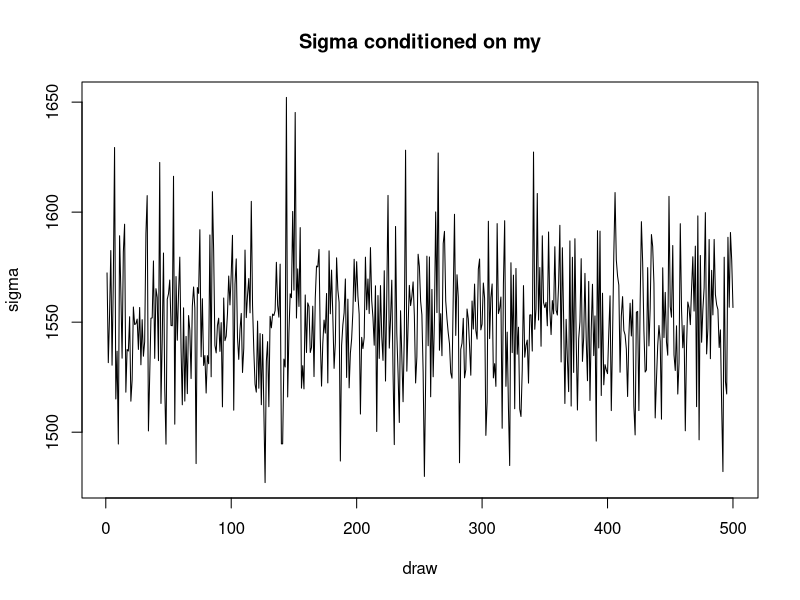
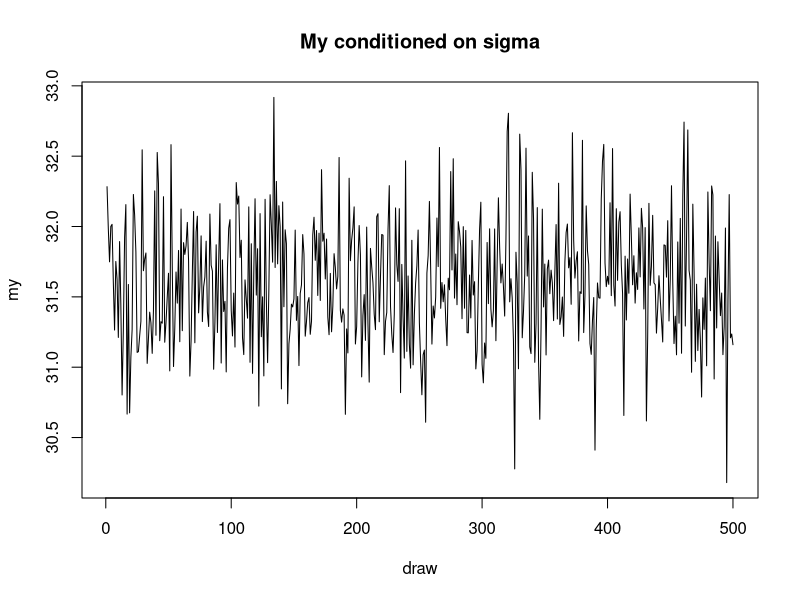
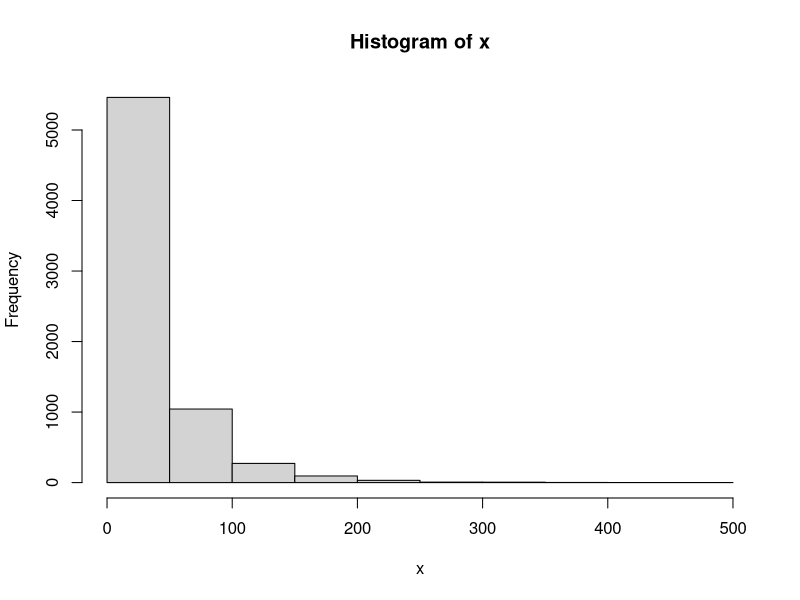
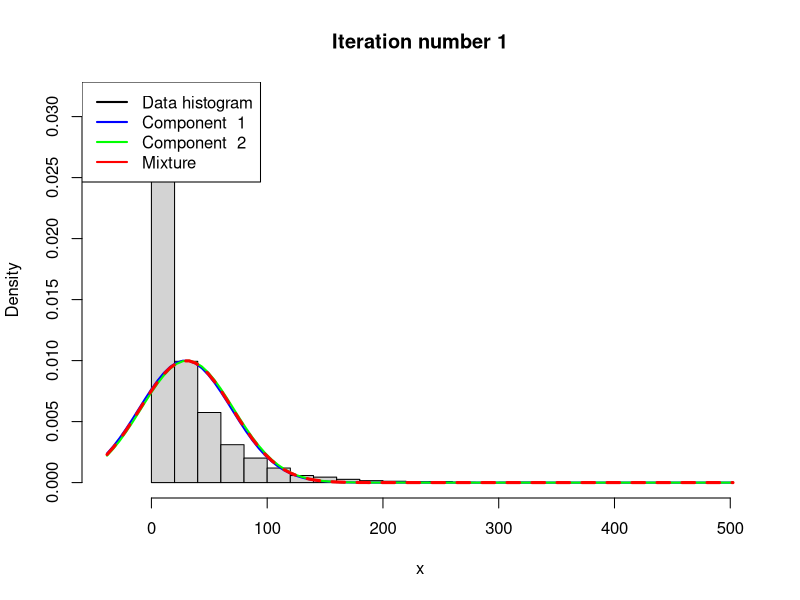
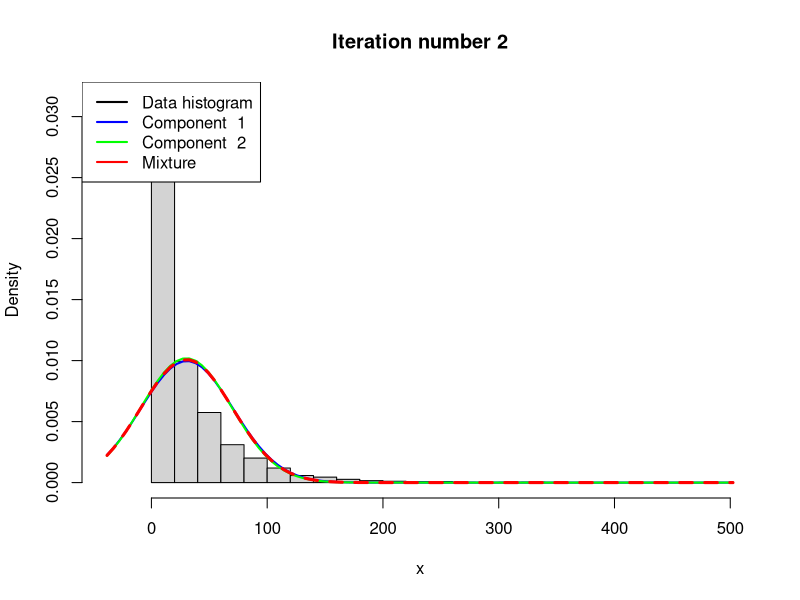
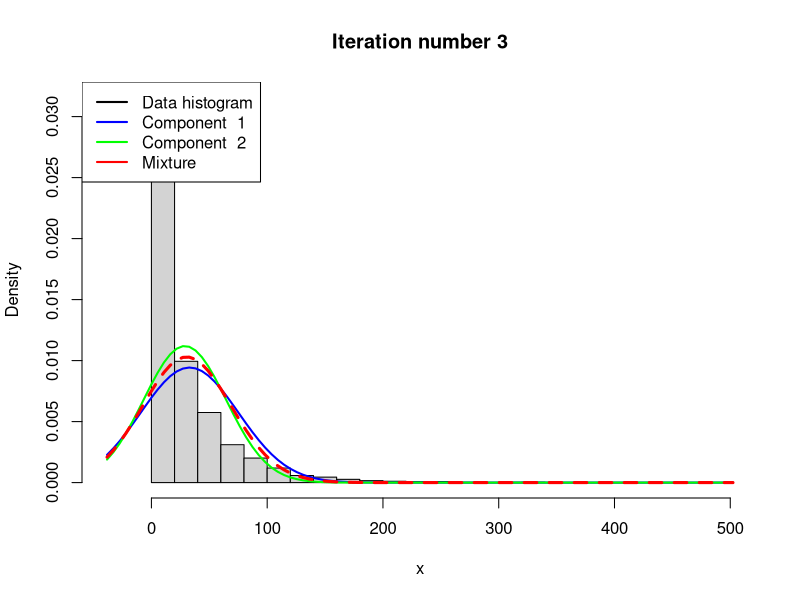
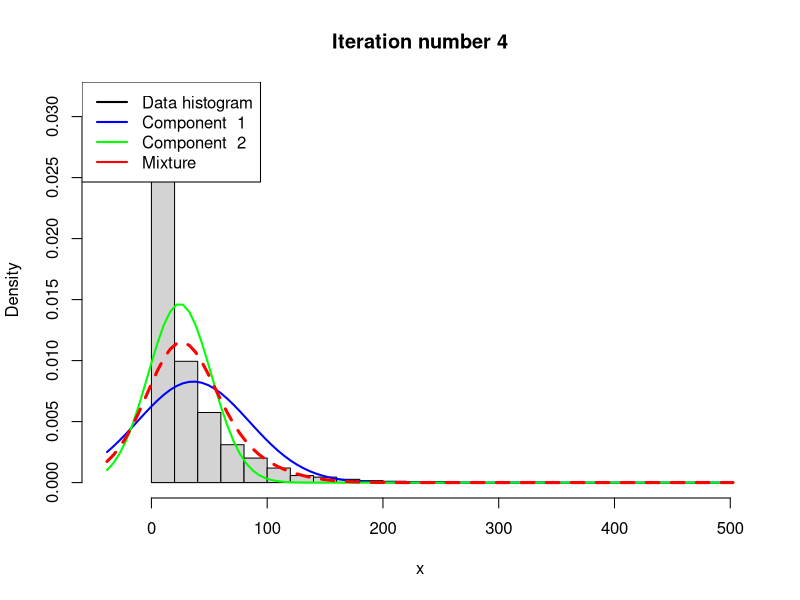
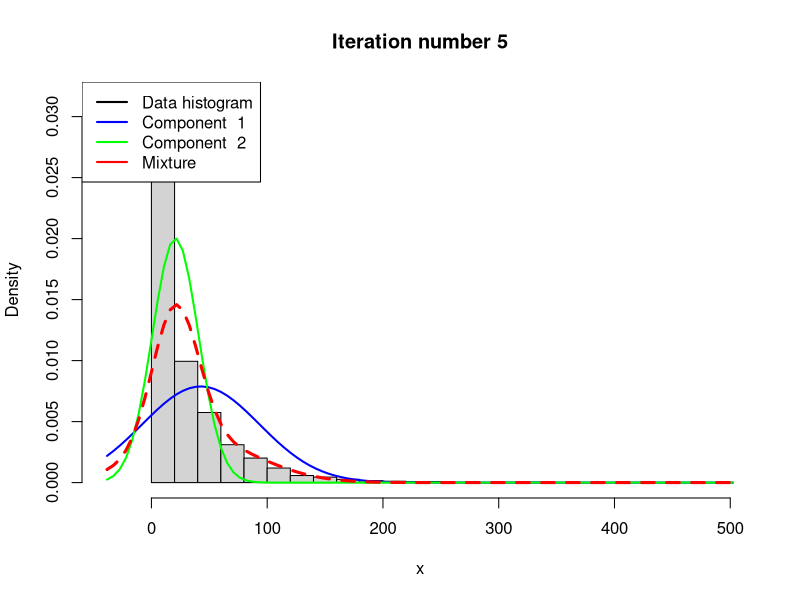

Write the R code that produced these figures, in order. (Note: a time limit stopped this script after it produced the figures.)
data = read.table("rainfall.dat")

# Setup 
my0 <- 1
#Increased value of tao0 results in bigger value of w hence we myn will go more towards the data mean
tao0squared <- 10
v0 <- 1
sigmaSquared <- 1  #init value for sigma, gets updated in Gibbs sampling
sigma0Squared <- 1  
nDraws <- 500 # Number of draws
dataMean = mean(data[,1])
n = length(data[,1])
vn = v0 + n

# Gibbs sampling
gibbsDraws <- matrix(0,nDraws,2)
theta2 <- 0
for (i in 1:nDraws){
  
  ## from lecture 2
  taonSquared = 1/(n/sigmaSquared + 1/tao0squared)
  w = (n/sigmaSquared)/(n/sigmaSquared + 1/tao0squared)
  myn = w*dataMean + (1-w)*my0
  ##
  
  ## from lecture 7
  
  #Compute Full conditional posterior (Normal model with conditionally conjugate prior)
  my <- rnorm(1, mean = myn, sd = sqrt(taonSquared))
  gibbsDraws[i,1] <- my
  
  sigmaSquaredVariance = ((v0*sigma0Squared + sum((data[,1]-my)^2))/n+v0)
  #Make it inverse chai squared
  sigmaSquared <- vn*sigmaSquaredVariance/(rchisq(1, vn))
  gibbsDraws[i,2] <- sigmaSquared
  ## 
  }

# Plot the values from the conditional posteriors of my|sigma and sigma|my
plot(gibbsDraws[,2], type="lines", xlab = "draw", ylab = "sigma", main = "Sigma conditioned on my")

plot(gibbsDraws[,1], type = "lines", xlab = "draw", ylab = "my", main = "My conditioned on sigma")
lines(dataMean, col = "red")


# (1b)


##Mattias Code
##########    BEGIN USER INPUT #################
# Data options
data(data)
rawData <- faithful
x <- as.matrix(data[,1])

# Model options
nComp <- 2    # Number of mixture components

# Prior options
alpha <- 10*rep(1,nComp) # Dirichlet(alpha)
muPrior <- rep(10,nComp) # Prior mean of mu
tau2Prior <- rep(5,nComp) # Prior std of mu
sigma2_0 <- rep(var(x),nComp) # s20 (best guess of sigma2)
nu0 <- rep(2,nComp) # degrees of freedom for prior on sigma2

# MCMC options
nIter <- 1000 # Number of Gibbs sampling draws

# Plotting options
plotFit <- TRUE
lineColors <- c("blue", "green")
sleepTime <- 0.1 # Adding sleep time between iterations for plotting
################   END USER INPUT ###############

###### Defining a function that simulates from the 
rScaledInvChi2 <- function(n, df, scale){
  return((df*scale)/rchisq(n,df=df))
}

####### Defining a function that simulates from a Dirichlet distribution
rDirichlet <- function(param){
  nCat <- length(param)
  piDraws <- matrix(NA,nCat,1)
  for (j in 1:nCat){
    piDraws[j] <- rgamma(1,param[j],1)
  }
  piDraws = piDraws/sum(piDraws) # Diving every column of piDraws by the sum of the elements in that column.
  return(piDraws)
}

# Simple function that converts between two different representations of the mixture allocation
S2alloc <- function(S){
  n <- dim(S)[1]
  alloc <- rep(0,n)
  for (i in 1:n){
    alloc[i] <- which(S[i,] == 1)
  }
  return(alloc)
}

# Initial value for the MCMC
nObs <- length(x)
S <- t(rmultinom(nObs, size = 1 , prob = rep(1/nComp,nComp))) # nObs-by-nComp matrix with component allocations.
mu <- quantile(x, probs = seq(0,1,length = nComp))
sigma2 <- rep(var(x),nComp)
probObsInComp <- rep(NA, nComp)

# Setting up the plot
xGrid <- seq(min(x)-1*apply(x,2,sd),max(x)+1*apply(x,2,sd),length = 100)
xGridMin <- min(xGrid)
xGridMax <- max(xGrid)
mixDensMean <- rep(0,length(xGrid))
effIterCount <- 0
ylim <- c(0,2*max(hist(x)$density))


for (k in 1:nIter){
  message(paste('Iteration number:',k))
  alloc <- S2alloc(S) # Just a function that converts between different representations of the group allocations
  nAlloc <- colSums(S)
  print(nAlloc)
  # Update components probabilities
  pi <- rDirichlet(alpha + nAlloc)
  
  # Update mu's
  for (j in 1:nComp){
    precPrior <- 1/tau2Prior[j]
    precData <- nAlloc[j]/sigma2[j]
    precPost <- precPrior + precData
    wPrior <- precPrior/precPost
    muPost <- wPrior*muPrior + (1-wPrior)*mean(x[alloc == j])
    tau2Post <- 1/precPost
    mu[j] <- rnorm(1, mean = muPost, sd = sqrt(tau2Post))
  }
  
  # Update sigma2's
  for (j in 1:nComp){
    sigma2[j] <- rScaledInvChi2(1, df = nu0[j] + nAlloc[j], scale = (nu0[j]*sigma2_0[j] + sum((x[alloc == j] - mu[j])^2))/(nu0[j] + nAlloc[j]))
  }
  
  # Update allocation
  for (i in 1:nObs){
    for (j in 1:nComp){
      probObsInComp[j] <- pi[j]*dnorm(x[i], mean = mu[j], sd = sqrt(sigma2[j]))
    }
    S[i,] <- t(rmultinom(1, size = 1 , prob = probObsInComp/sum(probObsInComp)))
  }
  
  # Printing the fitted density against data histogram
  if (plotFit && (k%%1 ==0)){
    effIterCount <- effIterCount + 1
    hist(x, breaks = 20, freq = FALSE, xlim = c(xGridMin,xGridMax), main = paste("Iteration number",k), ylim = ylim)
    mixDens <- rep(0,length(xGrid))
    components <- c()
    for (j in 1:nComp){
      compDens <- dnorm(xGrid,mu[j],sd = sqrt(sigma2[j]))
      mixDens <- mixDens + pi[j]*compDens
      lines(xGrid, compDens, type = "l", lwd = 2, col = lineColors[j])
      components[j] <- paste("Component ",j)
    }
    mixDensMean <- ((effIterCount-1)*mixDensMean + mixDens)/effIterCount
    
    lines(xGrid, mixDens, type = "l", lty = 2, lwd = 3, col = 'red')
    legend("topleft", box.lty = 1, legend = c("Data histogram",components, 'Mixture'), 
           col = c("black",lineColors[1:nComp], 'red'), lwd = 2)
    Sys.sleep(sleepTime)
  }
  
}

#########################   Enf of mattias code   ##############################################

#Extract what we are interested in
hist(x, breaks = 20, freq = FALSE, xlim = c(xGridMin,xGridMax), main = "Final fitted density")
lines(xGrid, mixDensMean, type = "l", lwd = 2, lty = 4, col = "red")
lines(xGrid, dnorm(xGrid, mean = mean(x), sd = apply(x,2,sd)), type = "l", lwd = 2, col = "blue")
legend("topright", box.lty = 1, legend = c("Data histogram","Mixture density","Normal density"), col=c("black","red","blue"), lwd = 2)





# (1c)

my_posterior_mean = mean(gibbsDraws[,1])
sigma_posterior_mean = mean(gibbsDraws[,2])

# plot density of data
hist(x, breaks=20, freq=FALSE, ylim=c(0,0.025) ,main="Graphical comparison of data vs densities", xlab="Draw")
# plot posterior density from a)
lines(xGrid, dnorm(xGrid, mean=my_posterior_mean, sd = sqrt(sigma_posterior_mean)), type="lines", col="purple")
# plot mixture model density from b)
lines(xGrid, mixDensMean, type="lines", col = "red")
legend("topright", box.lty = 1, legend = c("Data density","Mixture density","Normal density"), col=c("black","red","purple"), lwd = 2)


#Assignment 2

#2a)


bids_DATA = read.table('eBayNumberOfBidderData.dat', header = TRUE)
#data = bids_DATA[,-2]

#Create the glm model. Gives us valus on the parameters which maximizes the likelihood for the given data. 
#Column 2 is taken away since glm model adds its own intercept

glm_model = glm(nBids ~ ., data = bids_DATA[,-2], family = poisson(link="log"))
Beta_covariates = glm_model$coefficients
summary(glm_model)
Beta_covariates


#2b
library(mvtnorm)


#covariance_matrix = c(1:8)
Y = as.vector(bids_DATA[,1])
X = as.matrix(bids_DATA[,-1])
col = ncol(X)

# parameters for the prior distribution of beta
my = as.vector(rep(0, col))
sigma_prior = 100*solve(t(X)%*%X)

# function which returns an expression proportional to log beta posterior, this can be optimized for 
# values of beta mode and hessian J (observed hessian evaluated at posterior mode)
#Log likelikihood is given by the log produkt of the poisson densituy distribution
log.posterior = function(betas, x,Y,my,sigma_prior){
  
  # logproduct of poission pdf
  log_likelihood = sum(-log(factorial(Y))+(betas%*%t(X))*Y - exp(betas%*%t(X)))
  
  # log of multivariate pdf => dmvnorm
  log_prior = dmvnorm(x=betas,mean=my,sigma=sigma_prior, log=TRUE)
  
  if(abs(log_likelihood == Inf)){
    log_likelihood = -5000
  }
  
  return(log_likelihood + log_prior)
}

# Different starting values. Ideally, any random starting value gives you the same optimum (i.e. optimum is unique)
initVal <- as.vector(rep(0,col)); 

# function which optmizes over expression log.posterior with respect to its first argument (betas). 
# returns optimal values for beta (mode), and hessian in the mode

#Find beta and hessian values in mode 
OptParams<-optim(initVal,log.posterior,gr=NULL,X,Y,my,sigma_prior,method=c("BFGS"),control=list(fnscale=-1),hessian=TRUE)

#Beta values
betas_posterior = OptParams$par
betas_posterior

# Takes negative so that the posterior can be approx. as normal
hessian_posterior = -solve(OptParams$hessian)
hessian_posterior



#2c
# Metropolis algorithm Le 8


#Draw samples from Betas posterior distribution. 
set.seed(12345)

#metopolis algorithm, simulates from posterior of beta. 
# args:  c = arbitrary tuning parameter, ... is a wildcard argument and represents the arguments of the posterior_density
# higher value of c gives bigger variance / bigger steps
# n = number of iterations (return n values for betas)
# "posterior density, ..." => unkown paramters will come in
metropolis = function(n, c, hessian, betas,  posterior_density, ...){

  # this step depends on previous position. Previous position becomes this turns mean. 
  proposal_draws_previous = betas;
  acceptedDraws = matrix(0, ncol=9,nrow=n)
  
  set.seed(12345)
  for(i in 1:n){
      # draws (theta_p) from the proposal distribution ~ N(theta_p-1, c*hessian)
      proposal_draws = rmvnorm(1, proposal_draws_previous, c*hessian)
      # create a ratio depending on if this draw is better than previous, take exp to remove logarithm (logposterior)
      # posterior_density = log.posterior => exp of the division => logA -logB 
      acceptance_ratio = min(1,exp(posterior_density(proposal_draws, ...)-posterior_density(proposal_draws_previous, ...)))
      # draw a random uniformed variable to compare wiht acceptance ratio
      random_acceptance = runif(1,0,1)
      # if acceptance ratio is bigger than random variable than we move to the new position, otherwise we stay
      if(acceptance_ratio >= random_acceptance){
        proposal_draws_previous = proposal_draws
        betas = proposal_draws
      }
      acceptedDraws[i,] = betas
      
  }
   acceptedDraws;
}

testDraws = metropolis(10000, c=1, hessian= hessian_posterior, betas = my, posterior_density = log.posterior, X, Y, my, sigma_prior)

# plot the result for each dimension of beta. 
for(i in 1:9){
  plot(testDraws[,i], type='s')
  a = c(rep(betas_posterior[i],nrow(testDraws)))
  lines(a, col='red')
}

#2d

# our x-values that we want to predict number of bids for
x_values <- c(1,1,1,1,0,0,0,1,0.5)

# mean of our beta values from the posterior
mean_betas = c()

# dont count in the first 1000 iterations in mean calculation (burn-in phase)
for(i in 1:9){
  mean_betas = append(mean_betas, mean(testDraws[1000:10000,i]))
}

#when given a Poisson regression model beta and an input vector x, 
#the predicted mean of the associated Poisson distribution is given by e^beta*x
#theta can be estimated by MLE, our as in our case, by metropolis.
poisson_regression <- exp(mean_betas%*% x_values)[1]

# simulate value for y considering our x-values
simulation <- rpois(50000,poisson_regression)
barplot(table(simulation))

# percentage of draws where y = 0
probZero = sum(simulation==0)/length(simulation)
